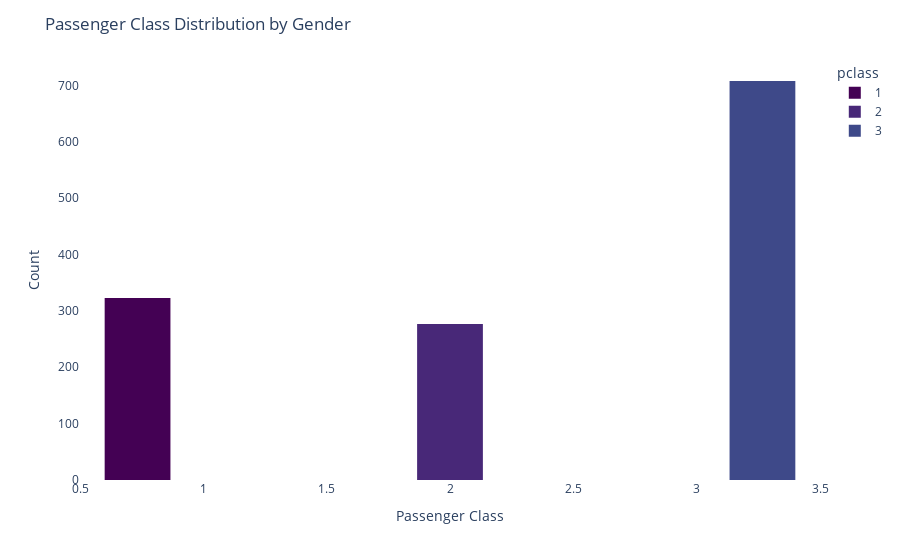

The cell this chart's notebook holds for it:
### Markdown cell above
### 7.3 Survived Passenger's By Class

### Code cell
fig = px.histogram(
    df,
    x="pclass",
    color="pclass",
    barmode="group",  
    color_discrete_sequence=px.colors.sequential.Viridis
)

fig.update_layout(
    title="Passenger Class Distribution by Gender",
    xaxis_title="Passenger Class",
    yaxis_title="Count",
    plot_bgcolor="white"
)

fig.show()

### Figure 1 — Plotly figure (JSON) as saved in the notebook; plotly's stock layout.template omitted (floating-point values rounded to 4 significant figures; data arrays with more than 128 entries replaced by an {"elided": "..."} marker saying what was removed)
{"data": [{"alignmentgroup": "True", "bingroup": "x", "hovertemplate": "pclass=%{x}<br>count=%{y}<extra></extra>", "legendgroup": "1", "marker": {"color": "#440154", "pattern": {"shape": ""}}, "name": "1", "offsetgroup": "1", "orientation": "v", "showlegend": true, "type": "histogram", "x": {"elided": "323 int values"}, "xaxis": "x", "yaxis": "y"}, {"alignmentgroup": "True", "bingroup": "x", "hovertemplate": "pclass=%{x}<br>count=%{y}<extra></extra>", "legendgroup": "2", "marker": {"color": "#482878", "pattern": {"shape": ""}}, "name": "2", "offsetgroup": "2", "orientation": "v", "showlegend": true, "type": "histogram", "x": {"elided": "277 int values"}, "xaxis": "x", "yaxis": "y"}, {"alignmentgroup": "True", "bingroup": "x", "hovertemplate": "pclass=%{x}<br>count=%{y}<extra></extra>", "legendgroup": "3", "marker": {"color": "#3e4989", "pattern": {"shape": ""}}, "name": "3", "offsetgroup": "3", "orientation": "v", "showlegend": true, "type": "histogram", "x": {"elided": "708 int values"}, "xaxis": "x", "yaxis": "y"}], "layout": {"barmode": "group", "legend": {"title": {"text": "pclass"}, "tracegroupgap": 0}, "margin": {"t": 60}, "plot_bgcolor": "white", "title": {"text": "Passenger Class Distribution by Gender"}, "xaxis": {"anchor": "y", "categoryarray": [1, 2, 3], "categoryorder": "array", "domain": [0, 1], "title": {"text": "Passenger Class"}}, "yaxis": {"anchor": "x", "domain": [0, 1], "title": {"text": "Count"}}}}
